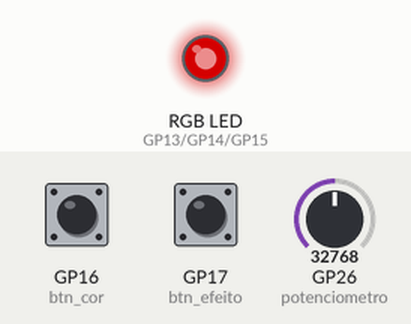
Simulated run of this program. Board: Raspberry Pi Pico running MicroPython. Shown: an RGB LED mixed from three pins (HIGH = lit). Dashed ring = blinking. The test bench sets the inputs (shaded band); at power-on: GP17 (btn_efeito) LOW, GP26 (potenciometro) = 32768, GP16 (btn_cor) LOW (analog values on the 0–65535 scale). Dim RGB values are drawn brighter than linear.

Above: at 1.2 s.
1.3 s: GP17 (btn_efeito) pulled HIGH for 0.15 s
At 1.42 s:
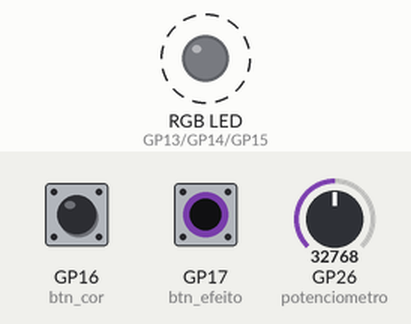
4.3 s: GP26 (potenciometro) set to 45874
7.3 s: GP16 (btn_cor) pulled HIGH for 0.15 s
At 7.58 s:
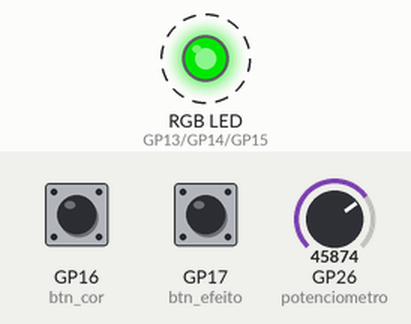
10.3 s: GP26 (potenciometro) set to 57670
13.3 s: GP16 (btn_cor) pulled HIGH for 1 s
At 13.59 s:
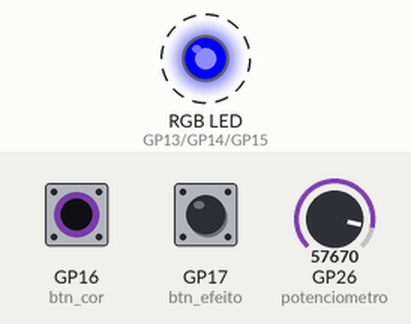
16.3 s: GP16 (btn_cor) pulled HIGH for 0.15 s
At 16.44 s:
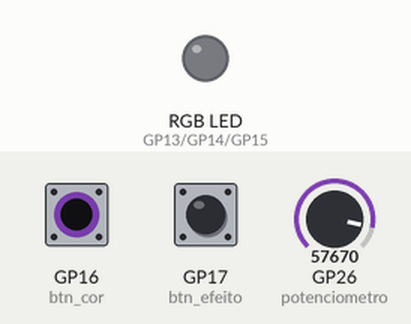
Timing chart, 0 to 20.3 s (numbered marks = the images above; inputs shaded):
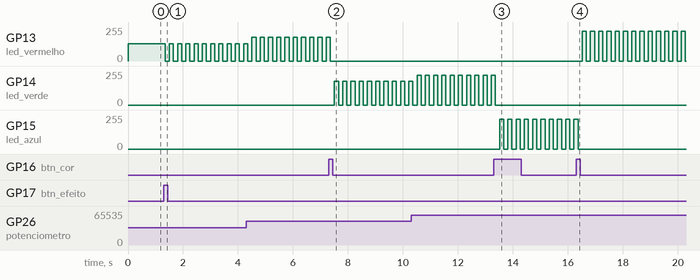

The program:

10.py
```python
from machine import Pin, PWM, ADC
from utime import sleep

led_vermelho = PWM(Pin(13))
led_verde = PWM(Pin(14))
led_azul = PWM(Pin(15))

led_vermelho.freq(1000)
led_verde.freq(1000)
led_azul.freq(1000)

potenciometro = ADC(26)

btn_cor = Pin(16, Pin.IN, Pin.PULL_DOWN)
btn_efeito = Pin(17, Pin.IN, Pin.PULL_DOWN)

modo_cor = 0
modo_efeito = 0

estado_cor_ant = 0
estado_efeito_ant = 0

pisca_ligado = True

def limitar(valor, minimo=0, maximo=65535):
    return max(min(valor, maximo), minimo)

while True:
    estado_cor = btn_cor.value()
    estado_efeito = btn_efeito.value()

    if estado_cor == 1 and estado_cor_ant == 0:
        modo_cor = (modo_cor + 1) % 3

    if estado_efeito == 1 and estado_efeito_ant == 0:
        modo_efeito = (modo_efeito + 1) % 2

    estado_cor_ant = estado_cor
    estado_efeito_ant = estado_efeito

    intensidade = limitar(potenciometro.read_u16())

    if modo_efeito == 1:
        pisca_ligado = not pisca_ligado
        if not pisca_ligado:
            intensidade = 0

    led_vermelho.duty_u16(intensidade if modo_cor == 0 else 0)
    led_verde.duty_u16(intensidade if modo_cor == 1 else 0)
    led_azul.duty_u16(intensidade if modo_cor == 2 else 0)

    sleep(0.15)
```

Measured:
- after the input at 1.3 s, GP13 (led_vermelho): alternates 128/255 for 0.15 s and 0/255 for 0.15 s, starting after 0.05 s
- after the input at 7.3 s, GP13 (led_vermelho): goes on until 7.4 s, then stays 0/255; GP14 (led_verde): alternates 178/255 for 0.15 s and 0/255 for 0.15 s, starting after 0.21 s
- after the input at 13.3 s, GP14 (led_verde): goes on until 13.4 s, then stays 0/255; GP15 (led_azul): alternates 224/255 for 0.15 s and 0/255 for 0.15 s, starting after 0.22 s
- after the input at 16.3 s, GP13 (led_vermelho): alternates 224/255 for 0.15 s and 0/255 for 0.15 s, starting after 0.22 s; GP15 (led_azul): goes on until 16.4 s, then stays 0/255
